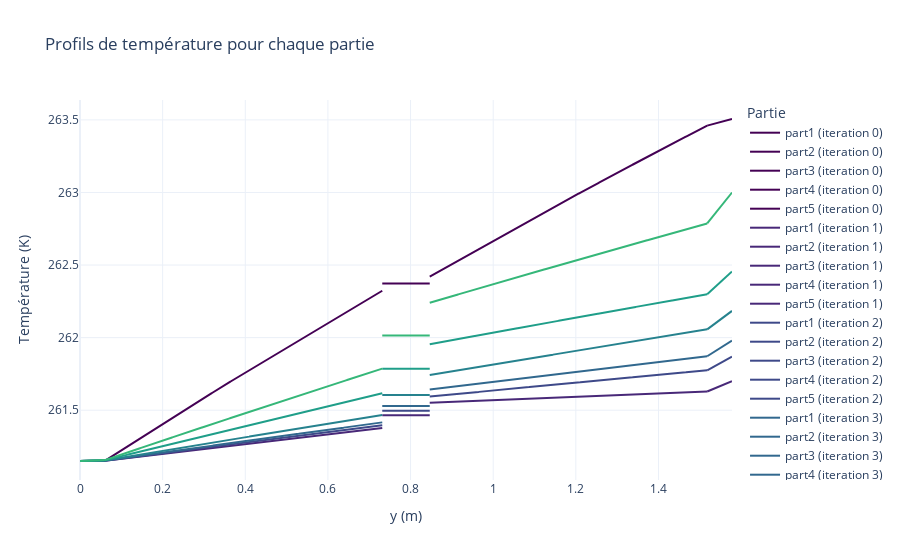

This figure's notebook cell:
### Code cell
## Profil de température combiné mesh par cas

nb_it = 7
fig_list = []
for case in range(nb_cases) :
    fig = go.Figure()
    for mesh in range(nb_mesh) :
        # ht_tot_list, ht_rad_list, ht_conv_list, CFD_list, df_one_list, slices_df_list, PyFluent_list = get_data(plot_hyp, panelSpecs, hyp, stepConditions)
        nb_hx = int(apb.get_value('nb_hx', 'named_expression', PyFluent_mesh_case_list[0][0][0]))

        step = apb.get_value('L_1', 'named_expression', PyFluent_mesh_case_list[0][0][0]) / 100
        temperature_profiles_it = []

        cmap = px.colors.sequential.Viridis

        for iteration in range(nb_it):
            y_values_tot_iter = [0]
            T_fluid_values_tot_iter = [apb.get_value('T_fluid_in_1','named_expression',PyFluent_mesh_case_list[mesh][case][iteration])]
            temperature_profiles = []
            
            for i in range(1, nb_hx + 1):
                T_fluid_in = apb.get_value(f'T_fluid_in_{i}','named_expression',PyFluent_mesh_case_list[mesh][case][iteration])
                L = apb.get_value(f'L_{i}', 'named_expression', PyFluent_mesh_case_list[mesh][case][iteration])
                a_f = apb.get_value(f'a_f_{i}', 'named_expression', PyFluent_mesh_case_list[mesh][case][iteration])
                b_f = apb.get_value(f'b_f_{i}', 'named_expression', PyFluent_mesh_case_list[mesh][case][iteration])

                y_values = np.linspace(y_values_tot_iter[-1], y_values_tot_iter[-1] + L, int(L / step))
                if i == 3:
                    T_fluid_mean_value = apb.T_fluid_mean(T_fluid_in, L, a_f, b_f)
                    T_fluid_values = T_fluid_mean_value * np.ones(len(y_values))
                else:
                    T_fluid_values = T_fluid_fct(y_values - y_values_tot_iter[-1], T_fluid_in, a_f, b_f)

                y_values_tot_iter = np.concatenate((y_values_tot_iter, y_values[1:]))
                T_fluid_values_tot_iter = np.concatenate((T_fluid_values_tot_iter, T_fluid_values[1:]))
                temperature_profiles.append((y_values, T_fluid_values, f'part{i}'))
            
            temperature_profiles_it.append(temperature_profiles)
            color = cmap[iteration % len(cmap)]
            for y_values, T_fluid_values, part in temperature_profiles_it[iteration]:
                fig.add_trace(go.Scatter(
                    x=y_values,
                    y=T_fluid_values,
                    mode='lines',
                    name=part + f' (iteration {iteration})',
                    line=dict(color=color),
                    hovertemplate = 'y = %{y:.2f} m <br>Température = %{y:.2f} K'
                ))
        
        fig.update_layout(
            title='Profils de température pour chaque partie',
            xaxis_title='y (m)',
            yaxis_title='Température (K)',
            legend_title='Partie',
            template='plotly_white'
        )
    fig_list.append(fig)

for fig in fig_list :
    fig.show()
